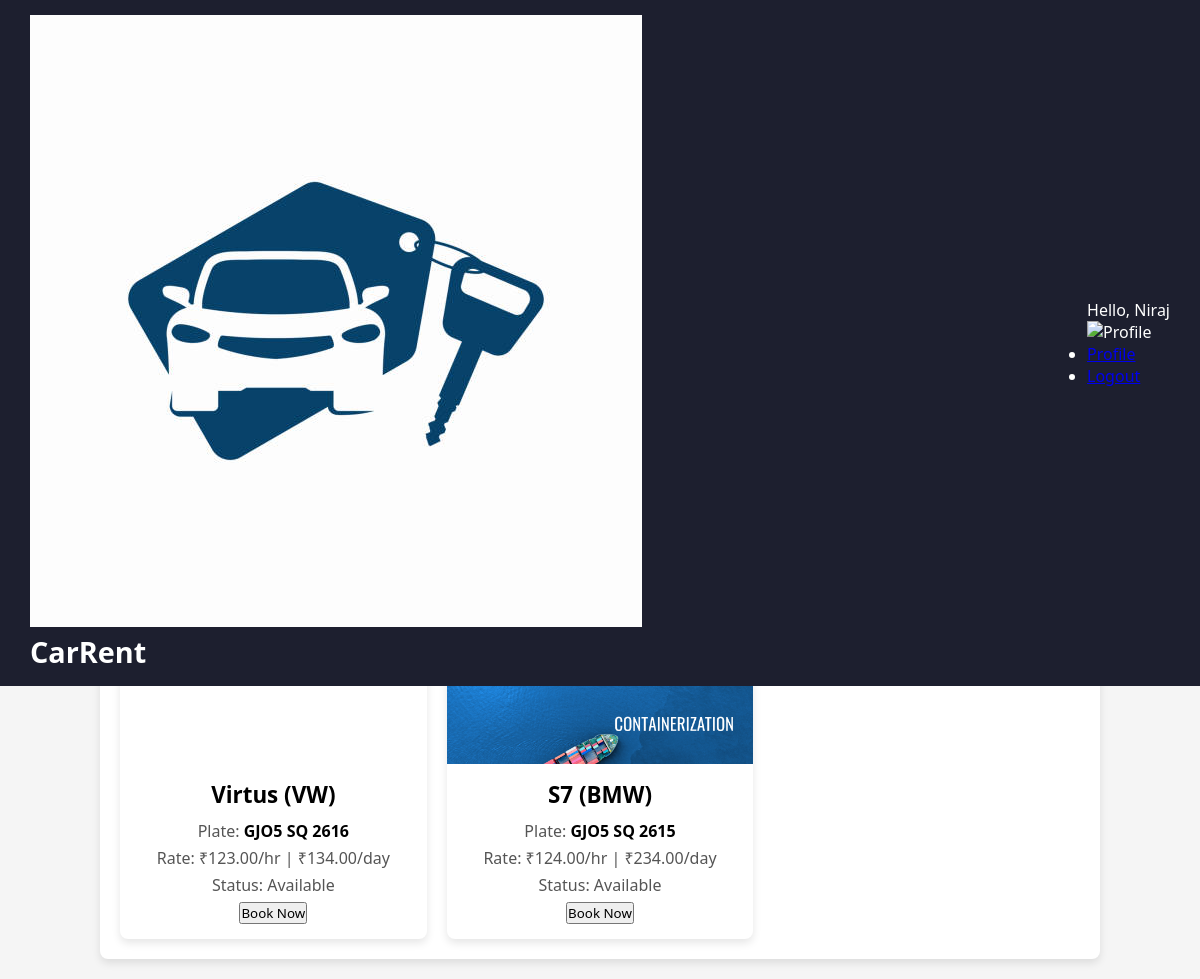
The page /user/dashboard/ (signed in) on the database its author committed.
### rental/models.py (models this page shows, shortened)
class User(models.Model):
    full_name = models.CharField(max_length=100)
    email = models.EmailField(unique=True)
    mobile_number = models.CharField(max_length=15, unique=True)
    emergency_contact = models.CharField(max_length=15)
    dob = models.DateField()
    driving_license = models.CharField(max_length=20, unique=True)
    gender = models.CharField(max_length=10, choices=[('Male', 'Male'), ('Female', 'Female')])
    address = models.TextField()
    city = models.CharField(max_length=50)
    state = models.CharField(max_length=50)
    country = models.CharField(max_length=50)
    password = models.CharField(max_length=100)  # Hashed manually
    created_at = models.DateTimeField(auto_now_add=True)

class Car(models.Model):
    owner = models.ForeignKey(CarOwner, on_delete=models.CASCADE)
    name = models.CharField(max_length=100)
    company = models.CharField(max_length=100)
    number_plate = models.CharField(max_length=20, unique=True)
    hourly_rate = models.DecimalField(max_digits=6, decimal_places=2)  # <-- Ensure this field exists
    daily_rate = models.DecimalField(max_digits=6, decimal_places=2)  # <-- Ensure this field exists
    with_driver = models.BooleanField(default=False)
    status = models.CharField(max_length=10, choices=[('Available', 'Available'), ('Booked', 'Booked')], default='Available')
    created_at = models.DateTimeField(auto_now_add=True)
    image = models.ImageField(upload_to='car_images/', null=True, blank=True)  # Car image

### rental/views.py (the view)
# urls.py: path("user/dashboard/", user_dashboard, name="user_dashboard"),
def user_dashboard(request):
    user_id = request.session.get('user_id')
    if not user_id:
        return redirect("login")
    user = User.objects.get(id=user_id)
    available_cars = Car.objects.filter(status="Available")  # Fetch available cars
    return render(request, "user_dashboard.html", {"user": user, "cars": available_cars})

### rental/templates/user_dashboard.html (shortened to what this page needs)
{% load static %}
<!DOCTYPE html>
<html lang="en">
<head>
    <link rel="stylesheet" href="{% static 'css/dashboard.css' %}">
</head>
<body>
    <nav class="navbar">
        <div class="logo">
            <img src="{% static 'images/logo.jpg' %}" alt="CarRent">
            <h1>CarRent</h1>
        </div>
        <div class="user-panel">
            <span class="username">Hello, {{ user.full_name }}</span>
            <div class="profile">
                <img src="{% static 'images/profile.jpeg' %}" alt="Profile">
                <ul class="dropdown-menu">
                    <li><a href="#">Profile</a></li>
                    <li><a href="/logout/">Logout</a></li>
                </ul>
            </div>
        </div>
    </nav>
    <header class="hero">
        <h1>Find Your Dream Ride</h1>
        <p>Choose from a variety of luxury and budget-friendly cars.</p>
    </header>
    <section class="car-list">
        <h2>Available Cars</h2>
        <div class="car-grid">
            {% for car in cars %}
            <div class="car-card">
                <div class="car-image">
                </div>
                <div class="car-details">
                    <h4>{{ car.name }} <span>({{ car.company }})</span></h4>
                    <p>Plate: <strong>{{ car.number_plate }}</strong></p>
                    <p>Rate: ₹{{ car.hourly_rate }}/hr | ₹{{ car.daily_rate }}/day</p>
                    <p>Status: <span class="status {{ car.status|lower }}">{{ car.status }}</span></p>
                    <button class="book-btn">Book Now</button>
                </div>
            </div>
            {% empty %}
            <p class="no-cars">No cars available at the moment.</p>
            {% endfor %}
        </div>
    </section>
</body>
</html>

### rental/static/css/dashboard.css (style rules this page uses)
* { margin: 0; padding: 0; box-sizing: border-box; font-family: 'Segoe UI', Tahoma, Geneva, Verdana, sans-serif; }
body { background-color: #f5f5f5; padding: 0; margin: 0; }
.navbar { background-color: #1d1f2f; color: white; padding: 15px 30px; display: flex; justify-content: space-between; align-items: center; position: fixed; width: 100%; top: 0; z-index: 100; }
.navbar .logo h1 { font-size: 1.8em; margin: 0; font-weight: bold; }
section { margin-top: 80px; background: white; padding: 20px; margin: 20px auto; max-width: 1000px; border-radius: 8px; box-shadow: 0px 4px 8px rgba(0, 0, 0, 0.1); }
.car-grid { display: grid; grid-template-columns: repeat(auto-fill, minmax(300px, 1fr)); gap: 20px; }
.car-card { display: flex; flex-direction: column; align-items: center; background-color: #fff; border-radius: 8px; box-shadow: 0 4px 8px rgba(0, 0, 0, 0.1); overflow: hidden; transition: transform 0.3s ease-in-out; }
.car-image { width: 100%; height: 200px; overflow: hidden; }
.car-details { padding: 15px; text-align: center; }
.car-details h4 { margin-bottom: 10px; font-size: 1.4em; font-weight: bold; }
.car-details p { margin: 5px 0; color: #555; }
.car-details strong { color: #000; }

### rows shown on the page
User: full_name "Niraj"
Car: name "Virtus", company "VW", number_plate "GJO5 SQ 2616", hourly_rate "123.00", daily_rate "134.00", status "Available"
Car: name "S7", company "BMW", number_plate "GJO5 SQ 2615", hourly_rate "124.00", daily_rate "234.00", status "Available"
